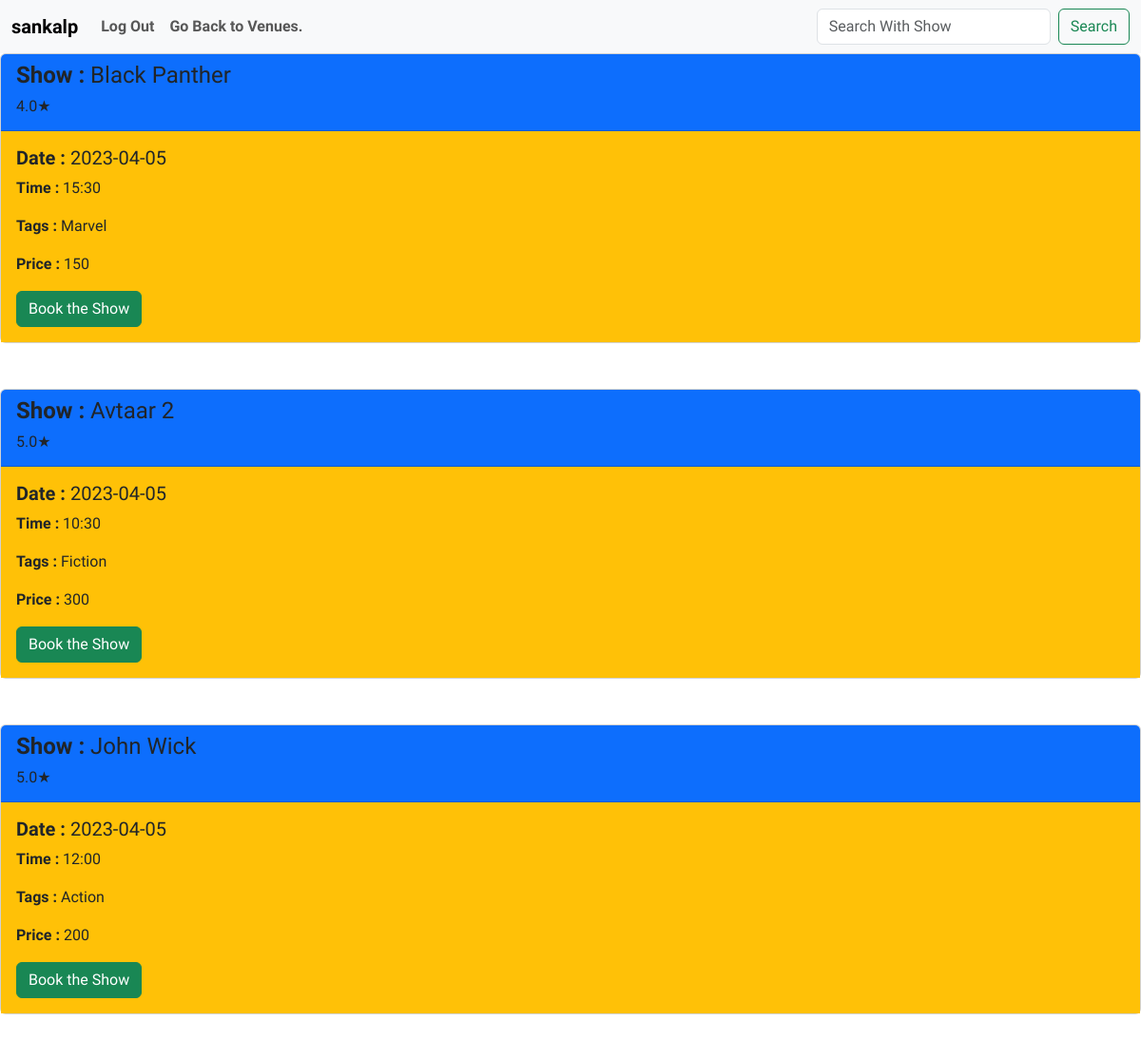
/1/1/show_list, run on the app's committed database.
### main.py (models this page shows)
class UserLogin(db.Model):
    __tablename__ = "user"
    user_id = db.Column(db.Integer , primary_key = True , autoincrement = True)
    user_name =  db.Column(db.String , nullable = False)
    user_mail =  db.Column(db.String , nullable = False)
    user_uname = db.Column(db.String , nullable = False)
    user_pass = db.Column(db.String , nullable = False)

class Shows(db.Model):
    __tablename__ = "shows"
    show_id = db.Column(db.Integer , primary_key = True , autoincrement = True)
    show_name = db.Column(db.String , nullable = False)
    show_venue = db.Column(db.Integer ,db.ForeignKey("venues.venue_id"))
    show_rating =  db.Column(db.Numeric , nullable = False)
    show_date=  db.Column(db.String , nullable = False)
    show_time = db.Column(db.String , nullable = False)
    show_tags =  db.Column(db.String , nullable = False)
    show_price =  db.Column(db.Integer , nullable = False)
    remaining_cap = db.Column(db.Integer)

### main.py (the view)
@app.route("/<user_id>/<venue_id>/show_list" , methods = ['GET' , 'POST'])
def show_list(user_id , venue_id):
    if request.method == "POST":
        param = request.form["search"]
        showList = Shows.query.filter_by(show_name = param).all()
        showList.reverse()
        user = UserLogin.query.filter_by(user_id = user_id).first()
        user_name = user.user_name
        return render_template("show_list.html" , user_id=user_id ,venue_id=venue_id, user_name = user_name ,shows = showList)
        return ["Search Param : ",param]
    else:
        showList = Shows.query.filter_by(show_venue =venue_id ).all()
        ven_name = Venues.query.filter_by(venue_id=venue_id).first().venue_name
        showList.reverse()
        user = UserLogin.query.filter_by(user_id = user_id).first()
        user_name = user.user_name
        return render_template("show_list.html" , user_id=user_id ,venue_id=venue_id, user_name = user_name ,shows = showList,venue_name = ven_name)

### templates/show_list.html (shortened to what this page needs)
<!DOCTYPE html>
<html lang="en">
<head>
    <link href="https://cdn.jsdelivr.net/npm/bootstrap@5.3.0-alpha1/dist/css/bootstrap.min.css" rel="stylesheet">
</head>
    <body>
        <nav class="navbar navbar-expand-xl navbar-light bg-light">
            <div class="container-fluid">
              <a class="navbar-brand" href="/{{user_id}}/user_profile"><strong>{{user_name}}</strong></a>
              <div class="collapse navbar-collapse show" id="navbarBasic">
                <ul class="navbar-nav me-auto mb-2 mb-xl-0">
                  <li class="nav-item">
                    <a class="nav-link" href="/log_out"><strong>Log Out</strong></a>
                  </li>
                  <li class="nav-item">
                    <a class="nav-link" href="/{{user_id}}/venue_list"><strong>Go Back to Venues.</strong></a>
                  </li>
                </ul>
                <form class="d-flex" method="post">
                  <input name="search" class="form-control me-2" type="search" placeholder="Search With Show" aria-label="Search">
                  <button class="btn btn-outline-success" type="submit">Search</button>
                </form>
              </div>
            </div>
          </nav>
        {% if shows %}
        <div>
            {% for show in shows %}
            <div class="card">
                <div class="card-header bg-primary">
                 <h4><strong>Show :</strong>  {{show.show_name}}  </h4>  <h6>{{show.show_rating|round(1)}}★</h6>
                </div>
                <div class="card-body bg-warning">
                  <h5 class="card-title"><strong>Date : </strong> {{show.show_date}}</h5>
                  <p class="card-text"><strong>Time :</strong>  {{show.show_time}}</p>
                  <p class="card-text"><strong>Tags :</strong>  {{show.show_tags}}</p>
                  <p class="card-text"><strong>Price :</strong>  {{show.show_price}}</p>
                  <a href="/{{user_id}}/{{venue_id}}/{{show.show_id}}/booking" class="btn btn-success">Book the Show</a>
                </div>
              </div>
              <br><br>
              {% endfor %}
          </div>
{% endif %}
</body>
</html>

### templates/show_list.html (style rules this page uses)
body, html { height: 100%; padding: 0; margin: 0; font-family: 'Sniglet', cursive; }

### data on the page
UserLogin: user_name "sankalp"
Shows: show_name "Black Panther", show_rating "4.0", show_date "2023-04-05", show_time "15:30", show_tags "Marvel", show_price "150"
Shows: show_name "Avtaar 2", show_rating "5.0", show_date "2023-04-05", show_time "10:30", show_tags "Fiction", show_price "300"
Shows: show_name "John Wick", show_rating "5.0", show_date "2023-04-05", show_time "12:00", show_tags "Action", show_price "200"
